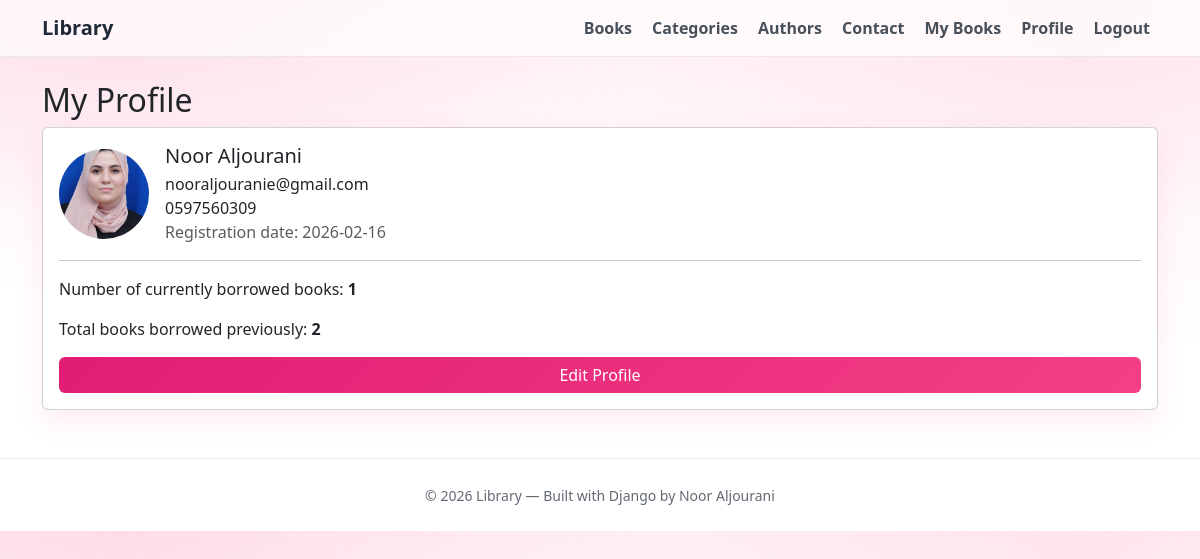
/profile/ (signed in), run on the app's committed database.
### accountsapp/models.py (models this page shows, shortened)
class StudentCard(models.Model):
    user = models.OneToOneField(User, verbose_name="المستخدم", on_delete=models.CASCADE, related_name='student_card')
    phone = models.CharField("رقم الهاتف", max_length=30, blank=True)
    avatar = models.ImageField("الصورة الشخصية", upload_to='profiles/', blank=True, null=True)
    created_at = models.DateTimeField("تاريخ الإنشاء", auto_now_add=True)
    class Meta:
        verbose_name = "بطاقة طالب"
        verbose_name_plural = "بطاقات الطلاب"

### accountsapp/views.py (the view)
# urls.py: path('profile/', views.profile, name='profile'),
@login_required
def profile(request):
    user = request.user
    card, _ = StudentCard.objects.get_or_create(user=user)
    current = user.borrows.filter(returned_at__isnull=True).count()
    total = user.borrows.count()
    return render(request, "accountsapp/profile.html", {
        "card": card,
        "current_borrows": current,
        "total_borrows": total
    })

### templates/accountsapp/profile.html (shortened to what this page needs)
{% extends 'base.html' %}
{% block content %}
<h2>My Profile</h2>
<div class="card p-3">
  <div class="d-flex gap-3 align-items-center">
    {% if card.avatar %}
      <img src="{{ card.avatar.url }}" style="width:90px;height:90px;border-radius:50%;object-fit:cover;">
    {% else %}
      <div style="width:90px;height:90px;border-radius:50%;background:#eee;"></div>
    {% endif %}
    <div>
      <h5 class="mb-1">{{ user.first_name|default:user.username }}</h5>
      <div>{{ user.email }}</div>
      <div>{{ card.phone }}</div>
      <div class="text-muted">Registration date: {{ user.date_joined|date:"Y-m-d" }}</div>
    </div>
  </div>
  <hr>
  <p>Number of currently borrowed books: <b>{{ current_borrows }}</b></p>
  <p>Total books borrowed previously: <b>{{ total_borrows }}</b></p>
  <a href="{% url 'profile_edit' %}" class="btn btn-dark">Edit Profile</a>
</div>
{% endblock %}

### static/css/style.css (style rules this page uses)
:root { --pink-50:#fff1f5; --pink-100:#ffe4ec; --pink-200:#fecdd9; --pink-300:#fda4c0; --pink-400:#fb719f; --pink-500:#f43f86; --pink-600:#e11d73; --pink-700:#be185d; --ink:#1f2937; --muted:#6b7280; --border:rgba(17,24,39,.08); --shadow:0 10px 28px rgba(244,63,134,.10); --radius:18px; }
* { box-sizing:border-box; }
body { background: radial-gradient(900px 500px at 10% 0%, rgba(244,63,134,.12), transparent 60%), radial-gradient(900px 500px at 90% 10%, rgba(253,164,192,.18), transparent 60%), linear-gradient(180deg, var(--pink-50), #ffffff 40%); color:var(--ink); font-family: ui-sans-serif, system-ui, -apple-system, "Segoe UI", Roboto, Arial; }
a { color:var(--pink-700); text-decoration:none; }
.card { border: 1px solid var(--border); border-radius: var(--radius); box-shadow: var(--shadow); }
.btn { border-radius: 14px; font-weight: 700; }
.btn-dark { background: linear-gradient(135deg, var(--pink-600), var(--pink-500)) !important; border: none !important; }

### data on the page
StudentCard: avatar (picture), phone "0597560309"

### other printed values
{{ user.first_name|default:user.username }} "Noor Aljourani"
{{ user.email }} "nooraljouranie@gmail.com"
{{ user.date_joined|date:"Y-m-d" }} "2026-02-16"
{{ current_borrows }} "1"
{{ total_borrows }} "2"
